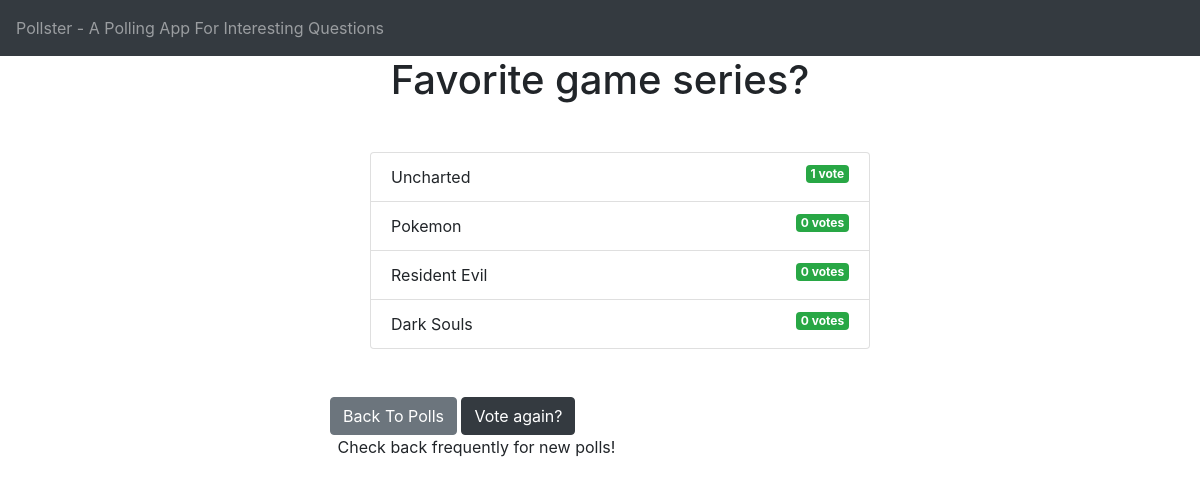
Page /polls/1/results/ on the committed database.
### polls/models.py (models this page shows, shortened)
class Question(models.Model):
    question_text = models.CharField(max_length=200)
    pub_date = models.DateTimeField('date_published')

class Choice(models.Model):
    question = models.ForeignKey(Question, on_delete=models.CASCADE)
    choice_text = models.CharField(max_length=200)
    votes = models.IntegerField(default=0)

### polls/views.py (the view)
# urls.py: path('<int:question_id>/results/', views.results, name='results'),
def results(request, question_id):
  question = get_object_or_404(Question, pk=question_id)
  return render(request, 'polls/results.html', { 'question': question })

### templates/polls/results.html
{% extends 'base.html' %}
{% block content %}
<h1 class="mb-5 text-center">{{ question.question_text }}</h1>
<ul class="list=group mb-5">
    {% for choice in question.choice_set.all %}
    <li class="list-group-item">
        {{ choice.choice_text }}
        <span class="badge badge-success float-right">
        {{ choice.votes }} vote{{ choice.votes | pluralize }}</span>
    </li>
    {% endfor %}
</ul>
<a class="btn btn-secondary" href="{% url 'polls:index' %}">Back To Polls</a>
<a class="btn btn-dark" href="{% url 'polls:detail' question.id %}">Vote again?</a>
{% endblock content %}

### templates/base.html (shortened to what this page needs)
<!DOCTYPE html>
<html lang="en">
  <head>
    <link
      rel="stylesheet"
      href="https://stackpath.bootstrapcdn.com/bootstrap/4.3.1/css/bootstrap.min.css"
    />
  </head>
  <body>
  {% include 'partials/_navbar.html' %}
    <div class="container">
      <div class="row">
        <div class="col-md-6 m-auto">
          {% block content %}{% endblock %}
        </div>
      </div>
      <p class="col-md-6 m-auto">Check back frequently for new polls!</p>
    </div>
  </body>
</html>

### templates/partials/_navbar.html
<nav class="navbar navbar-dark bg-dark">
    <span class="navbar-text">
    Pollster - A Polling App For Interesting Questions
    </span>
</nav>

### rows in the picture
Question: question_text "Favorite game series?"
Choice: choice_text "Uncharted", votes "1"
Choice: choice_text "Pokemon", votes "0", votes|pluralize "s"
Choice: choice_text "Resident Evil", votes "0", votes|pluralize "s"
Choice: choice_text "Dark Souls", votes "0", votes|pluralize "s"
